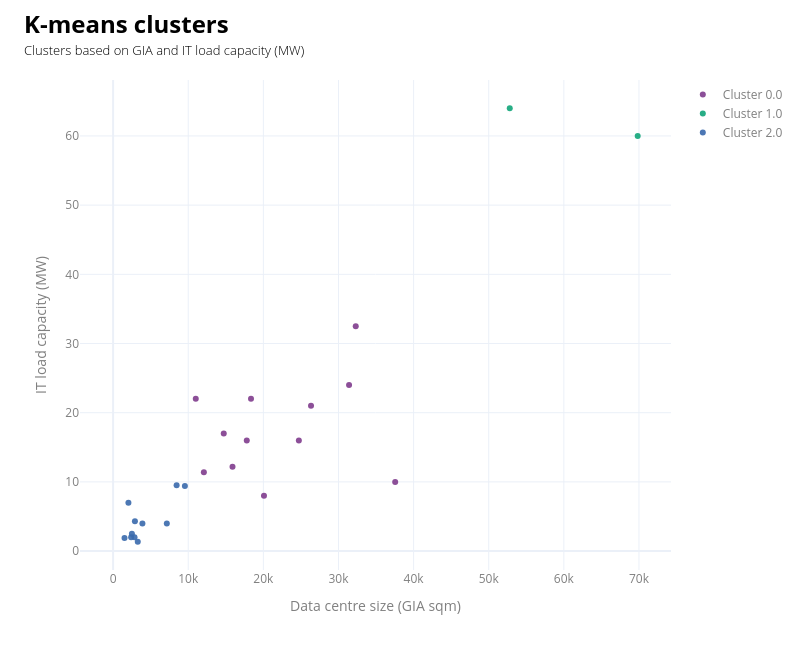

Notebook source saved alongside this figure:
### Code cell
# https://medium.com/@sk.shravan00/k-means-for-3-variables-260d20849730
# data_sizes_no_na["cluster"] = y
palette = px.colors.qualitative.Bold
df_plot = data_ldn_exstg
xcol = "b8_gia_sqm"
ycol = "it_load_capacity_mw"
clusters_sorted = sorted(df_plot["cluster"].unique())
cols_to_show = ["id","current_occupier","lpa_name","data_centre_since","b8_gia_sqm","b8_total_staff_fte", xcol, ycol, zcol]
hovertemplate = "<br>".join([f"{c}: %{{customdata[{i}]}}" for i, c in enumerate(cols_to_show)])

fig = go.Figure()

for i, cl in enumerate(clusters_sorted):
    d = df_plot[df_plot["cluster"] == cl]
    fig.add_trace(go.Scatter(x=d[xcol], y=d[ycol],
        mode="markers",marker=dict(size=6,color=palette[i % len(palette)],opacity=0.9,), name=f"Cluster {cl}",
        customdata=d[cols_to_show].to_numpy(), hovertemplate=hovertemplate,
    )) 
fig.update_layout(
    width=800, height=650, template="plotly_white",
    title=dict(
        text=(
            f"<span style='font-size:24px; font-weight:bold; color:{notes_colour}; display:block;'>"
            "K-means clusters"
            "</span><br>"
            f"<span style='font-size:13px; font-weight:300; color:{notes_colour}; display:block;'>"
            "Clusters based on GIA and IT load capacity (MW)"
            "</span>"
        ),
        x=0.03,xanchor="left",y=0.95,yanchor="top"
    ),
    margin=dict(t=80),legend=dict(font=dict(color=labels_colour)),
)
fig.update_xaxes(title_text="Data centre size (GIA sqm)",title_font=dict(color=labels_colour), tickfont=dict(color=labels_colour))
fig.update_yaxes(title_text="IT load capacity (MW)", title_font=dict(color=labels_colour), tickfont=dict(color=labels_colour))
fig.show()

### Figure 1 — Plotly figure (JSON) as saved in the notebook; plotly's stock layout.template omitted (floating-point values rounded to 4 significant figures; data arrays with more than 128 entries replaced by an {"elided": "..."} marker saying what was removed)
{"data": [{"customdata": {"elided": "17x9 mixed values"}, "hovertemplate": "id: %{customdata[0]}<br>current_occupier: %{customdata[1]}<br>lpa_name: %{customdata[2]}<br>data_centre_since: %{customdata[3]}<br>b8_gia_sqm: %{customdata[4]}<br>b8_total_staff_fte: %{customdata[5]}<br>b8_gia_sqm: %{customdata[6]}<br>it_load_capacity_mw: %{customdata[7]}<br>density_kw_max_per_sqm: %{customdata[8]}", "marker": {"color": "rgb(127, 60, 141)", "opacity": 0.9, "size": 6}, "mode": "markers", "name": "Cluster 0.0", "type": "scatter", "x": [16410.0, 12080.0, 18120.0, 37550.0, 18350.0, 26340.0, 11000.0, 20080.0, 31120.0, 15890.0, 12900.0, 14730.0, 31410.0, 24720.0, 32300.0, 19580.0, 17790.0], "y": [NaN, 11.4, NaN, 10.0, 22.0, 21.0, 22.0, 8.0, NaN, 12.2, NaN, 17.0, 24.0, 16.0, 32.5, NaN, 16.0]}, {"customdata": [["Tower_Hamlets-PA_24_01932_A1", "Global Switch London", "Tower Hamlets", 2002, 69829, 84, 69829, 60, 0.92], ["Barking_&_Dagenham-18_00161_FUL", "NTT Data Centre", "Barking & Dagenham", 2025, 52800.0, 150, 52800.0, 64, 2.5]], "hovertemplate": "id: %{customdata[0]}<br>current_occupier: %{customdata[1]}<br>lpa_name: %{customdata[2]}<br>data_centre_since: %{customdata[3]}<br>b8_gia_sqm: %{customdata[4]}<br>b8_total_staff_fte: %{customdata[5]}<br>b8_gia_sqm: %{customdata[6]}<br>it_load_capacity_mw: %{customdata[7]}<br>density_kw_max_per_sqm: %{customdata[8]}", "marker": {"color": "rgb(17, 165, 121)", "opacity": 0.9, "size": 6}, "mode": "markers", "name": "Cluster 1.0", "type": "scatter", "x": [69830.0, 52800.0], "y": [60.0, 64.0]}, {"customdata": {"elided": "26x9 mixed values"}, "hovertemplate": "id: %{customdata[0]}<br>current_occupier: %{customdata[1]}<br>lpa_name: %{customdata[2]}<br>data_centre_since: %{customdata[3]}<br>b8_gia_sqm: %{customdata[4]}<br>b8_total_staff_fte: %{customdata[5]}<br>b8_gia_sqm: %{customdata[6]}<br>it_load_capacity_mw: %{customdata[7]}<br>density_kw_max_per_sqm: %{customdata[8]}", "marker": {"color": "rgb(57, 105, 172)", "opacity": 0.9, "size": 6}, "mode": "markers", "name": "Cluster 2.0", "type": "scatter", "x": [8450.0, 2400.0, 3900.0, 1895.0, 5400.0, 1517.0, 6200.0, 4000.0, 2500.0, 7150.0, 10710.0, 2900.0, 1320.0, 2037.0, 690.0, 2850.0, 2041.0, 24.0, 3282.0, 4104.0, 490.0, 3198.0, 9553.0, 925.9, 1850.0, 90.0], "y": [9.5, 2.0, 4.0, NaN, NaN, 1.9, NaN, NaN, 2.5, 4.0, NaN, 4.3, NaN, 7.0, NaN, 2.0, NaN, NaN, 1.35, NaN, NaN, NaN, 9.4, NaN, NaN, NaN]}, {"customdata": [], "hovertemplate": "id: %{customdata[0]}<br>current_occupier: %{customdata[1]}<br>lpa_name: %{customdata[2]}<br>data_centre_since: %{customdata[3]}<br>b8_gia_sqm: %{customdata[4]}<br>b8_total_staff_fte: %{customdata[5]}<br>b8_gia_sqm: %{customdata[6]}<br>it_load_capacity_mw: %{customdata[7]}<br>density_kw_max_per_sqm: %{customdata[8]}", "marker": {"color": "rgb(242, 183, 1)", "opacity": 0.9, "size": 6}, "mode": "markers", "name": "Cluster nan", "type": "scatter", "x": [], "y": []}], "layout": {"height": 650, "legend": {"font": {"color": "grey"}}, "margin": {"t": 80}, "title": {"text": "<span style='font-size:24px; font-weight:bold; color:black; display:block;'>K-means clusters</span><br><span style='font-size:13px; font-weight:300; color:black; display:block;'>Clusters based on GIA and IT load capacity (MW)</span>", "x": 0.03, "xanchor": "left", "y": 0.95, "yanchor": "top"}, "width": 800, "xaxis": {"tickfont": {"color": "grey"}, "title": {"font": {"color": "grey"}, "text": "Data centre size (GIA sqm)"}}, "yaxis": {"tickfont": {"color": "grey"}, "title": {"font": {"color": "grey"}, "text": "IT load capacity (MW)"}}}}
